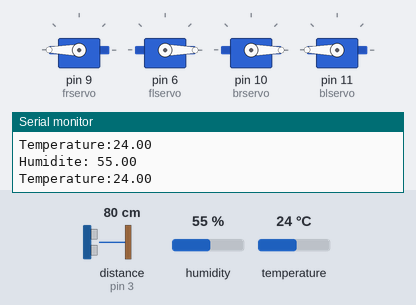
Simulated run of this sketch. Board: Arduino Uno, built with avr-gcc and run on an emulated ATmega328P. Parts: 4 × servo, the last lines printed to the serial monitor. Wiring (inferred from the names in the program): ultrasonic range finder: trigger pin 4; echo pin 3. Inputs (shaded band) come from the test bench; at power-on: distance to the obstacle (sensor on pin 3) 80 cm, humidity 55 %, temperature 24 °C. The echo pulse lasts 58.3 µs per cm.

Above: at 1.2 s.
1.3 s: distance to the obstacle (sensor on pin 3) set to 7 cm
2.8 s: distance to the obstacle (sensor on pin 3) set to 4 cm
At 3.8 s:
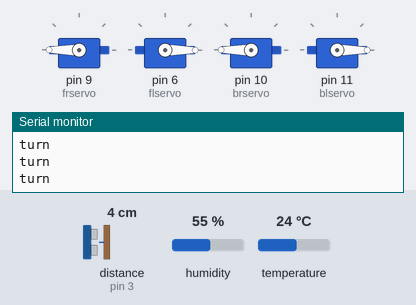
Timing chart, 0 to 5.8 s (numbered marks = the images above; inputs shaded):
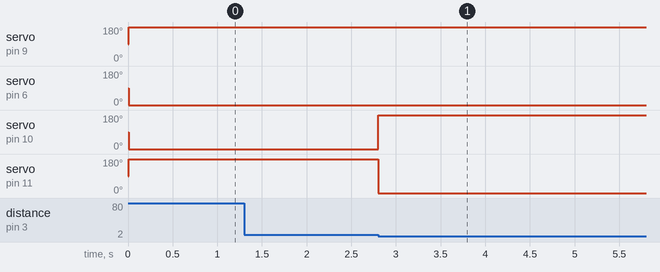

Measured:
- the behaviour switches between 6 and 5 cm on distance to the obstacle (sensor on pin 3) (found by bisection; images 0 and 1)
- after the input at 2.8 s, servo on pin 10 (brservo): 0° → 180° at once; servo on pin 11 (blservo): 180° → 0° at once

The sketch:

robot.ino
```cpp
// James C
// 2024-01-25
// Description: A self driving car that takes data like the temperature as it drives around and send it using bluetooth to the laptop, which usese python to anaylize the Data


#include <Servo.h>
#include "DHT.h"

Servo frservo;
Servo flservo;
Servo brservo;
Servo blservo;

#define DHTPIN 2

#define DHTTYPE DHT11

DHT dht(DHTPIN, DHTTYPE);


int trig = 4;
int echo = 3;

int pos = 0;

void setup() {
  Serial.begin(9600);
  analogReference(DEFAULT);
  frservo.attach(9);
  flservo.attach(6);
  brservo.attach(10);
  blservo.attach(11);
  pinMode(trig,OUTPUT);
  pinMode(echo,INPUT);
  dht.begin();
}

void loop()
{
  int dist = get_distance();
  if(dist < 5)
  {
    while(dist < 5){
        Serial.println("turn");
    	  brservo.write(180);
      	frservo.write(180);
      	blservo.write(0);
      	flservo.write(0);
        dist = get_distance();
    }

  }
  else{
  	brservo.write(0);
    blservo.write(180);
    flservo.write(0);
    frservo.write(180);
  }

  Serial.flush();
  Serial.println("Temperature:" + String(dht.readTemperature()) );
  Serial.println("Humidite: " + String(dht.readHumidity()));

}

int get_distance()
{
  digitalWrite(trig,HIGH);
  delayMicroseconds(10);
  digitalWrite(trig,LOW);

  long time = pulseIn(echo,HIGH);
  int distance = (time*0.034)/2;
  return distance;

}
```
